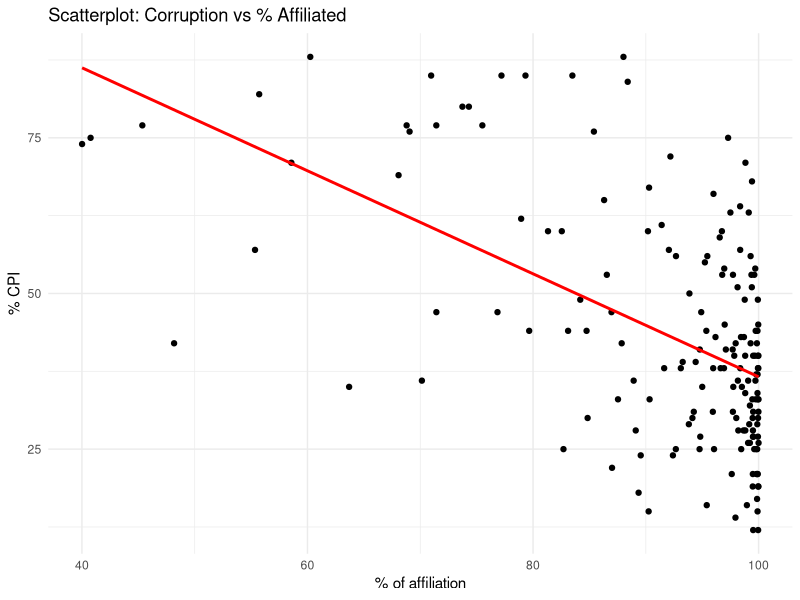
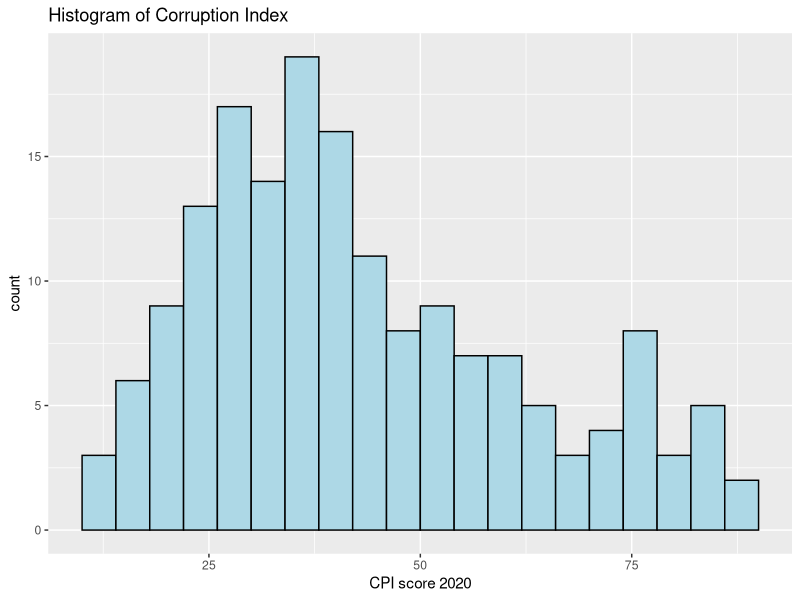
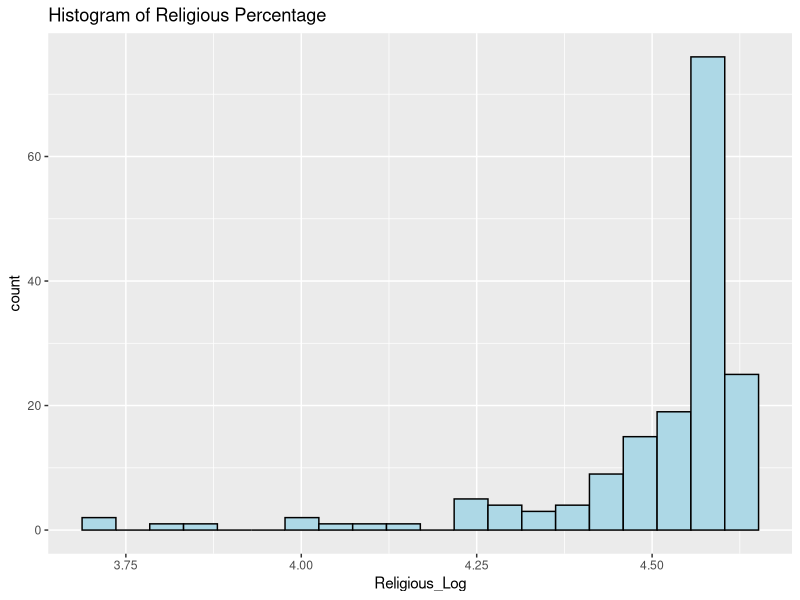
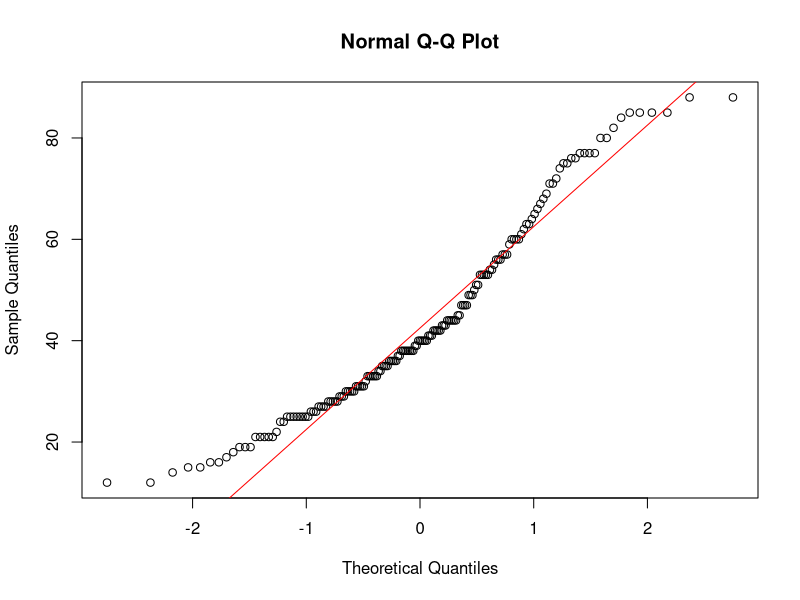
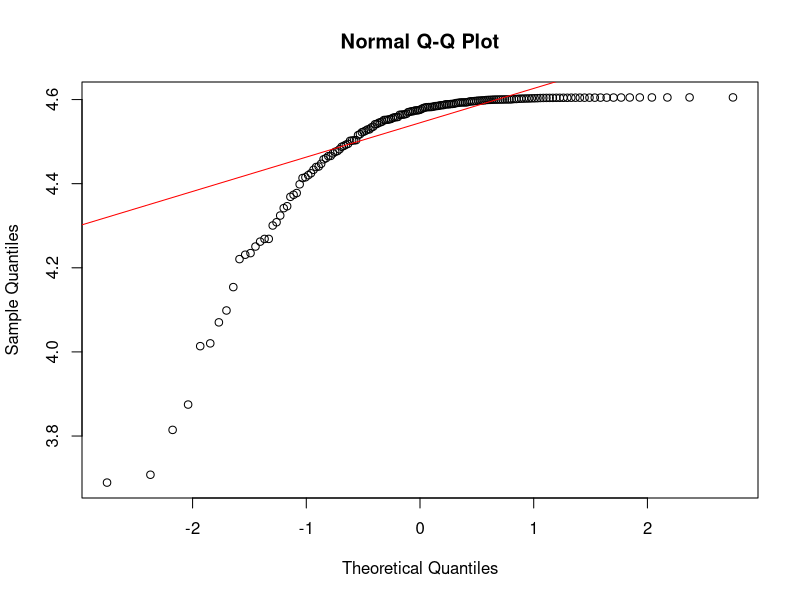
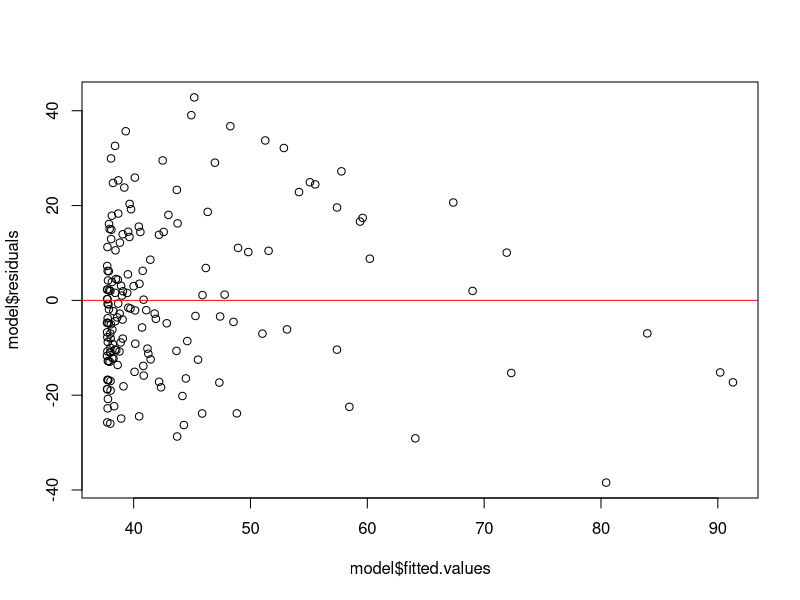
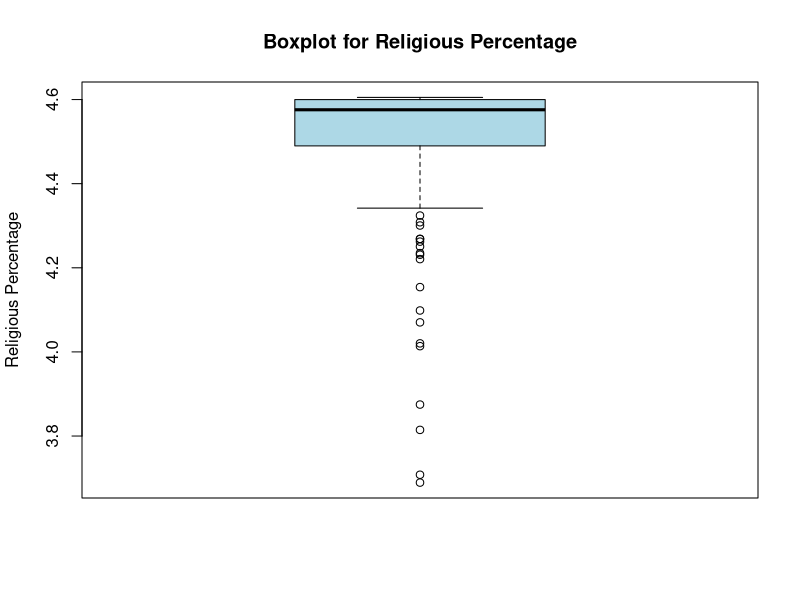
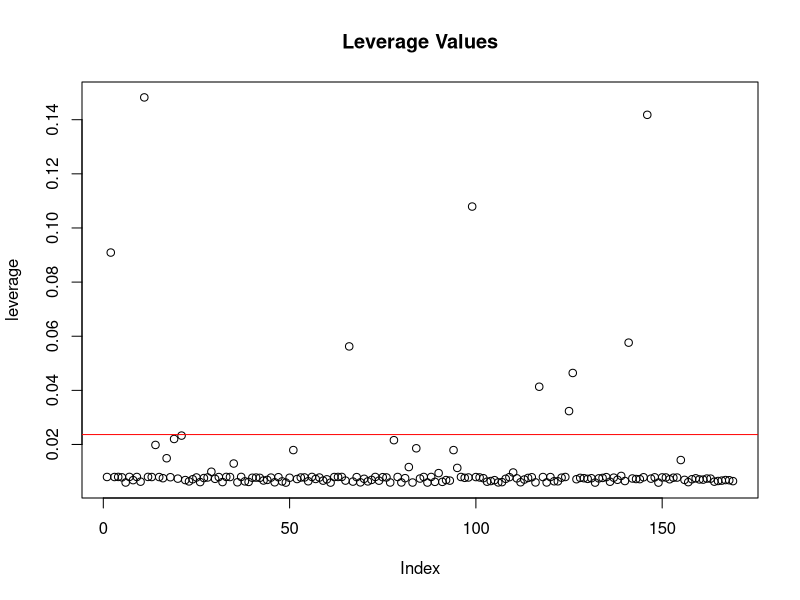

Write the R code that produced these figures, in order.
## ---- chunk 1
# Load tidyverse and readr packages

library(tidyverse)
library(readr)

# Import religion_by_country and corruption_by_country datasets

religion_by_country <- read_csv("religion-by-country-2024.csv")

corruption_by_country <- read_delim("CPI2020.csv", delim = ";", escape_double = FALSE, trim_ws = TRUE, skip = 2)

## ---- chunk 2
# We have missing data for 2020 for United State, so we are gonna use the data from 2010 as an alternative

religion_by_country[religion_by_country$country == "United States", c("ReligionByCountry_TotalReligious_2020",  "religionByCountry_christians_2020", 
"religionByCountry_muslims_2020", "religionByCountry_hindus_2020", 
"religionByCountry_buddhists_2020", "religionByCountry_folkReligions_2020", 
"religionByCountry_jews_2020", "religionByCountry_other_2020", 
"religionByCountry_unaffiliated_2020")] <- religion_by_country[religion_by_country$country == "United States", c("total", "religionByCountry_christians", 
"religionByCountry_muslims", "religionByCountry_hindus", 
"religionByCountry_buddhists", "religionByCountry_folkReligions", 
"religionByCountry_jews", "religionByCountry_other", 
"religionByCountry_unaffiliated")]

#This piece of code copies the data for United States from 2010 into 2020 columns
## ---- chunk 3

dput(names(religion_by_country))


# Filter religion_by_country dataset only including the data from 2020

religion_by_country <- religion_by_country %>% select("country", "ReligionByCountry_TotalReligious_2020",  "religionByCountry_christians_2020", 
"religionByCountry_muslims_2020", "religionByCountry_hindus_2020", 
"religionByCountry_buddhists_2020", "religionByCountry_folkReligions_2020", 
"religionByCountry_jews_2020", "religionByCountry_other_2020", 
"religionByCountry_unaffiliated_2020")



## ---- chunk 4
# Create new columns

#Total population
percentage_religion_by_country <- religion_by_country %>% mutate(
  total_population = ReligionByCountry_TotalReligious_2020 + religionByCountry_unaffiliated_2020
)

#Proportion of individuals from each religion
percentage_religion_by_country <- percentage_religion_by_country %>% mutate(
  percentage_ReligionByCountry_TotalReligious_2020 = ((ReligionByCountry_TotalReligious_2020
)/total_population)*100,
  percentage_religionByCountry_christians_2020 = ((religionByCountry_christians_2020
)/total_population)*100,
percentage_religionByCountry_muslims_2020 =((religionByCountry_muslims_2020
)/total_population)*100,
percentage_religionByCountry_hindus_2020 = ((religionByCountry_hindus_2020
)/total_population)*100,
percetage_religionByCountry_buddhists_2020 = ((religionByCountry_buddhists_2020
)/total_population)*100,
percentage_religionByCountry_folkReligions_2020 = ((religionByCountry_folkReligions_2020
)/total_population)*100,
percentage_religionByCountry_jews_2020 = ((religionByCountry_jews_2020
)/total_population)*100,
percentage_religionByCountry_other_2020 = ((religionByCountry_other_2020
)/total_population)*100,
percentage_religionByCountry_unaffiliated_2020 = ((religionByCountry_unaffiliated_2020
)/total_population)*100
)

# Remove the other columns that do not include the proportions of individuals
percentage_religion_by_country <- percentage_religion_by_country %>% select(-starts_with("religion", ignore.case = TRUE))

## ---- chunk 5
# Rename "Country" to "country" from corruption_by_country dataset

corruption_by_country <- corruption_by_country %>% rename(country = Country)

# Use full_join() from tidyverse to merge the datasets by country. By doing that, if a country is included in the dataset 1 but not in dataset 2, the columms of dataset 2 will contain "NA" values for that rows and viceversa

merged_dataset <- full_join(percentage_religion_by_country, corruption_by_country, by = "country")

## ---- chunk 6
# Remove from merged_dataset those countries with NA values for total_population

merged_dataset <- merged_dataset %>% filter(!is.na(total_population))

# Remove from merged_dataset those countries with NA values for CPI score 2020

merged_dataset <- merged_dataset %>% filter(!is.na(`CPI score 2020`))

## ---- chunk 7
# Load ggplot2 library
library(ggplot2)

# Example: Scatterplot to check linearity
ggplot(merged_dataset, aes(x = percentage_ReligionByCountry_TotalReligious_2020, y = `CPI score 2020`)) +
  geom_point() +                          # Plot the data points
  geom_smooth(method = "lm", se = FALSE, col = "red") +  # Add a linear regression line
  labs(title = "Scatterplot: Corruption vs % Affiliated",
       x = "% of affiliation", y = "% CPI") +
  theme_minimal()


## ---- chunk 8
# Histogram for each variable

# Apply log transformation
merged_dataset$Religious_Log <- log(merged_dataset$percentage_ReligionByCountry_TotalReligious_2020)

# Check histogram for CPI score 2020
ggplot(merged_dataset, aes(x = `CPI score 2020`)) + 
  geom_histogram(bins = 20, fill = "lightblue", color = "black") +
  labs(title = "Histogram of Corruption Index")

# Check histogram for original religious percentage
ggplot(merged_dataset, aes(x = Religious_Log)) + 
  geom_histogram(bins = 20, fill = "lightblue", color = "black") +
  labs(title = "Histogram of Religious Percentage")

# Q-Q plot for CPI score 2020
qqnorm(merged_dataset$`CPI score 2020`)
qqline(merged_dataset$`CPI score 2020`, col = "red")

# Q-Q plot for original religious percentage
qqnorm(merged_dataset$Religious_Log)
qqline(merged_dataset$Religious_Log, col = "red")

## ---- chunk 9

model <- lm(`CPI score 2020` ~ `Religious_Log`, data = merged_dataset)
plot(model$residuals ~ model$fitted.values)
abline(h = 0, col = "red")

## ---- chunk 10
# Boxplot to check for outliers in 'percentage_ReligionByCountry_TotalReligious_2020'
boxplot(merged_dataset$Religious_Log,
        main = "Boxplot for Religious Percentage",
        ylab = "Religious Percentage",
        col = "lightblue")

## ---- chunk 11

leverage <- hatvalues(model)
plot(leverage, main = "Leverage Values")
abline(h = 2*(length(coef(model))/nrow(merged_dataset)), col = "red")  # Threshold line

## ---- chunk 12
cooksD <- cooks.distance(model)
plot(cooksD, main = "Cook's Distance")
abline(h = 4/length(cooksD), col = "red")  # Reference line at 4/n

